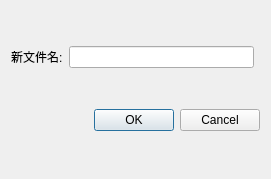
<?xml version="1.0" encoding="UTF-8"?>
<ui version="4.0">
 <class>YDBFileName</class>
 <widget class="QDialog" name="YDBFileName">
  <property name="geometry">
   <rect>
    <x>0</x>
    <y>0</y>
    <width>271</width>
    <height>179</height>
   </rect>
  </property>
  <property name="windowTitle">
   <string>Dialog</string>
  </property>
  <layout class="QGridLayout" name="gridLayout_2">
   <item row="2" column="0" colspan="3">
    <widget class="QDialogButtonBox" name="buttonBox">
     <property name="orientation">
      <enum>Qt::Horizontal</enum>
     </property>
     <property name="standardButtons">
      <set>QDialogButtonBox::Cancel|QDialogButtonBox::Ok</set>
     </property>
    </widget>
   </item>
   <item row="1" column="0">
    <widget class="QLabel" name="label">
     <property name="text">
      <string>新文件名:</string>
     </property>
    </widget>
   </item>
   <item row="1" column="1">
    <widget class="QLineEdit" name="fileNameEdit"/>
   </item>
  </layout>
 </widget>
 <resources/>
 <connections>
  <connection>
   <sender>buttonBox</sender>
   <signal>accepted()</signal>
   <receiver>YDBFileName</receiver>
   <slot>accept()</slot>
   <hints>
    <hint type="sourcelabel">
     <x>248</x>
     <y>254</y>
    </hint>
    <hint type="destinationlabel">
     <x>157</x>
     <y>274</y>
    </hint>
   </hints>
  </connection>
  <connection>
   <sender>buttonBox</sender>
   <signal>rejected()</signal>
   <receiver>YDBFileName</receiver>
   <slot>reject()</slot>
   <hints>
    <hint type="sourcelabel">
     <x>316</x>
     <y>260</y>
    </hint>
    <hint type="destinationlabel">
     <x>286</x>
     <y>274</y>
    </hint>
   </hints>
  </connection>
 </connections>
</ui>
